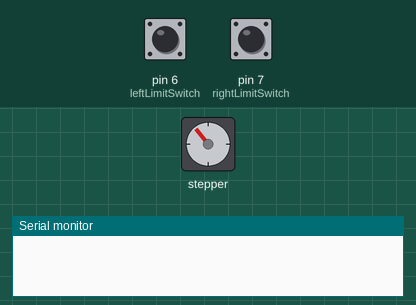
This sketch was run on a simulated Arduino Uno, built with avr-gcc and run on an emulated ATmega328P. Parts: stepper motor, the last lines printed to the serial monitor. The inputs (shaded band) are chosen by the test bench; at power-on: pin 6 (leftLimitSwitch) HIGH, pin 7 (rightLimitSwitch) HIGH. Stepper angles assume 2048 steps per turn.

Above: at 1.2 s.
1.3 s: pin 6 (leftLimitSwitch) pulled LOW for 0.15 s
At 1.75 s:
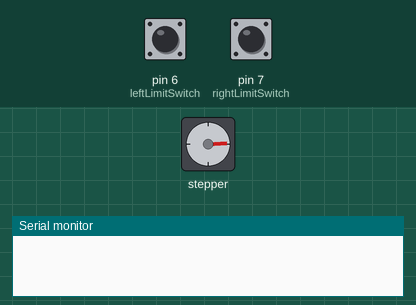
4.3 s: pin 7 (rightLimitSwitch) pulled LOW for 0.15 s
At 4.92 s:
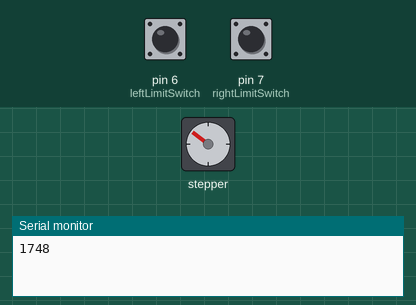
7.4 s: pin 6 (leftLimitSwitch) pulled LOW for 1 s
At 7.68 s:
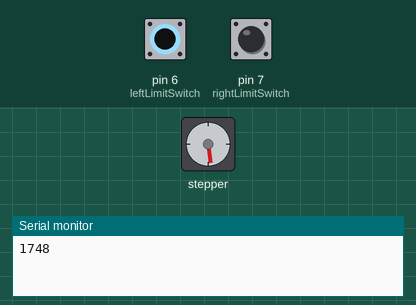
11.4 s: pin 7 (rightLimitSwitch) pulled LOW for 1 s
Timing chart, 0 to 15.5 s (numbered marks = the images above; inputs shaded):
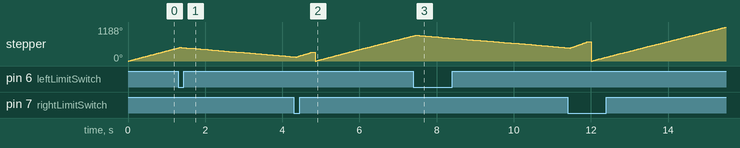

The sketch:

zerofinder.ino
```cpp
// a program for smooth motion of the cart between two limit switches along a track

// include the relevant libraries
#include <ezButton.h>
#include <AccelStepper.h>

// initialize the rotation directions, counterclockwise and clockwise respectively
#define DIRECTION_CCW -1
#define DIRECTION_CW   1

// define the different possible states the cart may be in at any given time
#define STATE_CHANGE_DIR 1
#define STATE_MOVE       2
#define STATE_MOVING     3

// define the maximum of position we can set
#define MAX_POSITION 0x7FFFFFFF

// define the limit switches as buttons which attach to pins 6 and 7 respectively
ezButton leftLimitSwitch(6);
ezButton rightLimitSwitch(7);

// define the stepper motor used and the pins it is attached to
AccelStepper stepper(AccelStepper::FULL4WIRE, 8, 9, 10, 11 );


int stepperState = STATE_MOVE;
int direction    = DIRECTION_CW;
long rightswitchpos = 0;
long leftswitchpos = 0;
long targetpos = direction * MAX_POSITION;
bool leftp = false;
bool rightp = false;

void setup() {
  Serial.begin(9600);

  // set the debounce time of each limit switch to 50 milliseconds
  leftLimitSwitch.setDebounceTime(50);
  rightLimitSwitch.setDebounceTime(50);

  // set the maximum speed
  stepper.setMaxSpeed(5000.0);   // set the maximum speed
  // set the acceleration
  stepper.setAcceleration(100000000.0);
  // set initial speed
  stepper.setSpeed(2000);
  stepper.setCurrentPosition(0);

}

void loop() {
  leftLimitSwitch.loop();
  rightLimitSwitch.loop();

  if (leftLimitSwitch.isPressed()) {
    stepperState = STATE_CHANGE_DIR;
    leftswitchpos = stepper.currentPosition(); //record the position of each switch, similar below
    leftp = true;
  }

  if (rightLimitSwitch.isPressed()) {
    stepperState = STATE_CHANGE_DIR;
    rightswitchpos = stepper.currentPosition();
    rightp = true;
  }

  switch (stepperState) {
    case STATE_CHANGE_DIR:
      targetpos = -targetpos;
      // after changing direction, the state changes again so we actually move the motor
      stepperState = STATE_MOVE;
      break;

    case STATE_MOVE:
      if (leftp && rightp){
        targetpos = (leftswitchpos + rightswitchpos)/2; //compute and set target to the average position of both switches, i.e. the middle.
      }
      stepper.move(targetpos);
      // after moving, go to the next state to allow the motor to keep moving indefinitely
      stepperState = STATE_MOVING;
      break;


    case STATE_MOVING:
    if (leftp && rightp) {
      stepper.moveTo(targetpos); //moves the motor TO the target, which is now the middle.
      //for some strange, stupid reason, when I use moveTo() below for when the motor is just searching for the switches,
      //the button presses do not change direction of the motor, despite the fact that when I checked what the target was,
      //it did flip sign. When I use moveTo() in the else loop of this logic, the motor is TOLD to change direction, but it just
      //doesn't do it. WTF....
      if(stepper.distanceToGo()==0){
        Serial.println(stepper.currentPosition());
        stepper.setCurrentPosition(0);
        delay(100);
        leftp = false;
        rightp = false;
        targetpos = direction * MAX_POSITION;
        stepperState = STATE_MOVE;
        //stepper stops in the middle it found, resets its position, and repeats the process by forgetting where the switches were.
        //this is for graphing purposes, as we can then see how accurate the position indicator of the stepper is. I am hoping to find a consistent
        //middle to within 500 steps.
      }
    }
    else {
      stepper.move(targetpos);
    }

    break;
  }
  stepper.run();
}
```
